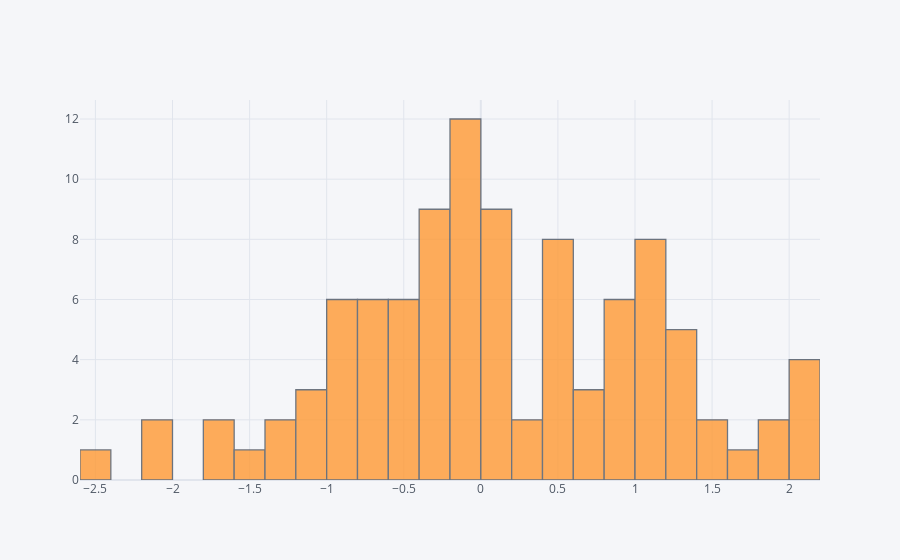

Here is the notebook cell this chart was saved with:
### Markdown cell above
## histogram

### Code cell
df['A'].iplot(kind='hist',bins=25)

### Figure 1 — Plotly figure (JSON) as saved in the notebook; plotly's stock layout.template omitted (floating-point values rounded to 4 significant figures)
{"data": [{"histfunc": "count", "histnorm": "", "marker": {"color": "rgba(255, 153, 51, 1.0)", "line": {"color": "#4D5663", "width": 1.3}}, "name": "A", "nbinsx": 25, "opacity": 0.8, "orientation": "v", "type": "histogram", "x": [2.028, 1.089, -1.351, 1.148, -0.1117, -1.533, -0.9889, 2.147, -0.5964, 2.027, -0.7889, 1.347, 0.03213, 0.7318, -1.601, -0.08636, -0.7597, 0.4992, -1.128, -0.7089, -0.3112, 1.21, 0.9303, 0.4598, -0.7289, -0.07745, -0.3221, -0.1416, -0.1309, 0.5946, -1.785, 1.371, 1.458, 1.783, -0.005406, -0.2618, -2.5, 0.9261, 1.003, 0.8657, -0.4189, 0.626, -0.941, -0.7852, 0.0003323, -1.001, 0.5614, -0.05868, 0.05044, -1.275, -0.3973, -0.08309, 0.5514, 0.9406, 1.123, 0.2437, 0.04112, -0.5657, 1.967, -0.2604, 0.09897, -2.006, 0.5516, -0.982, 1.89, -0.06023, -0.8331, 1.588, 0.6893, 1.245, -0.5695, 0.3938, 1.276, 0.8189, -0.9044, 0.05508, -2.084, -0.02982, -0.3242, 0.4231, 1.135, -0.3769, 2.036, 1.08, 0.17, -0.2492, 0.176, -1.181, 0.04003, -0.1335, 0.8978, 1.141, -0.477, 1.009, -0.6604, -0.2594, -0.5337, -0.09426, 0.5417, -0.9375]}], "layout": {"autosize": true, "barmode": "overlay", "legend": {"bgcolor": "#F5F6F9", "font": {"color": "#4D5663"}}, "paper_bgcolor": "#F5F6F9", "plot_bgcolor": "#F5F6F9", "title": {"font": {"color": "#4D5663"}}, "xaxis": {"autorange": true, "gridcolor": "#E1E5ED", "range": [-2.6, 2.2], "showgrid": true, "tickfont": {"color": "#4D5663"}, "title": {"font": {"color": "#4D5663"}, "text": ""}, "type": "linear", "zerolinecolor": "#E1E5ED"}, "yaxis": {"autorange": true, "gridcolor": "#E1E5ED", "range": [0, 12.63], "showgrid": true, "tickfont": {"color": "#4D5663"}, "title": {"font": {"color": "#4D5663"}, "text": ""}, "zerolinecolor": "#E1E5ED"}}}
